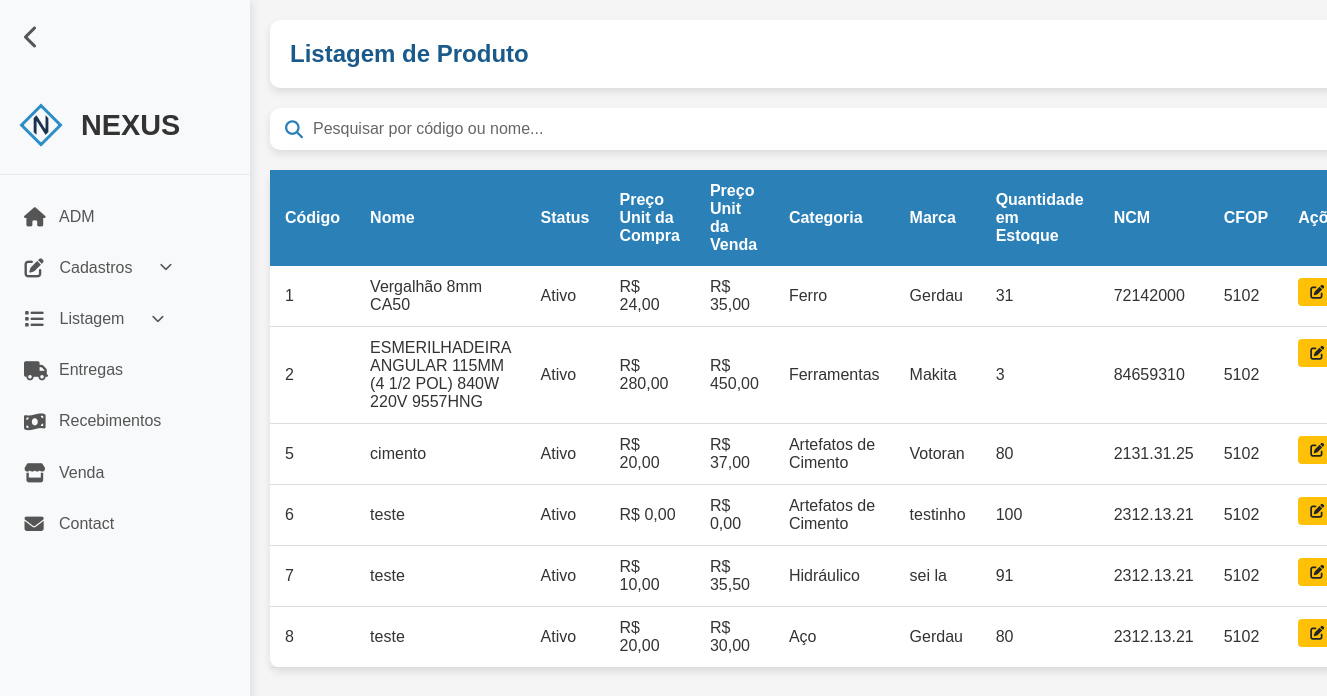
Page /produto-listar.php (signed in) on the earlier database version.
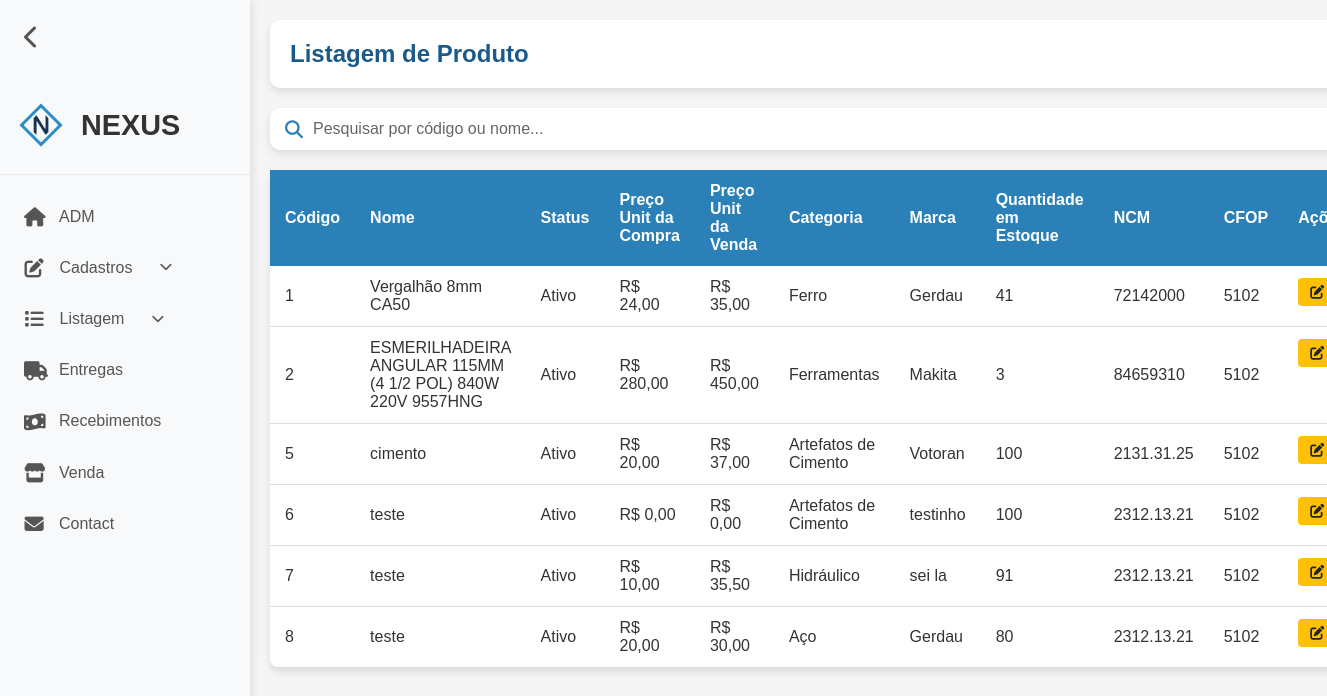
Same page on the later database version.
### tables this page shows
CREATE TABLE `produto` (
  `codigo` int(11) NOT NULL,
  `status` tinyint(1) NOT NULL DEFAULT 1,
  `nome` varchar(100) NOT NULL,
  `precoUnitarioDaCompra` double(10,2) NOT NULL,
  `precoUnitarioDaVenda` double(10,2) NOT NULL,
  `quantEstoque` int(11) NOT NULL,
  `ncm` varchar(10) NOT NULL,
  `cfop` varchar(10) NOT NULL,
  `idMarca` int(11) NOT NULL,
  `idCategoria` int(11) NOT NULL,
  `unidMedida` varchar(6) NOT NULL
);

CREATE TABLE `categoria` (
  `codigo` int(11) NOT NULL,
  `status` tinyint(1) NOT NULL DEFAULT 1,
  `nome` varchar(45) NOT NULL
);

CREATE TABLE `marca` (
  `codigo` int(11) NOT NULL,
  `status` tinyint(1) NOT NULL DEFAULT 1,
  `nome` varchar(45) NOT NULL
);

### produto-listar.php (the view, shortened to what this page needs)
<?php
require_once("conexao.php");
$textoBusca = "";
if (isset($_GET['busca']) && !empty($_GET['busca'])) {
    $textoBusca = $_GET['busca'];
    $sql = "SELECT * FROM produto
            WHERE status = 1
            AND (nome LIKE '%$textoBusca%' OR codigo LIKE '%$textoBusca%')
            ORDER BY codigo";
    $resultado = mysqli_query($conexao, $sql);
    $sqlI = "SELECT * FROM produto
             WHERE status = 0
             AND (nome LIKE '%$textoBusca%' OR codigo LIKE '%$textoBusca%')
             ORDER BY codigo";
} else {
    $sql = "SELECT * FROM produto WHERE status = 1 ORDER BY codigo";
    $resultado = mysqli_query($conexao, $sql);
}
?>
<!DOCTYPE html>
<html lang="pt-BR">
<head>
    <link rel="stylesheet" href="assets/css/listar.css">
    <link rel="stylesheet" href="assets/css/reset.css">
    <link rel="stylesheet" href="assets/css/header.css">
    <link rel="stylesheet" href="https://cdnjs.cloudflare.com/ajax/libs/font-awesome/6.4.0/css/all.min.css">
</head>
<body>
    <?php require_once("header.php"); ?>
    <div class="container">
        <div class="card">
            <div class="card-body">
                <h5 class="title">
                    Listagem de Produto
                </h5>
            </div>
        </div>
        <div class="search-container">
            <form method="GET">
                <div class="search-box">
                    <i class="fas fa-search"></i>
                    <input type="text" id="searchInput" placeholder="Pesquisar por código ou nome..." name="busca" value="<?= $textoBusca ?>">
                </div>
            </form>
        </div>
        <table class="table-container">
            <thead>
                <tr>
                    <th scope="col">Código</th>
                    <th scope="col">Nome</th>
                    <th scope="col">Status</th>
                    <th scope="col">Preço Unit da Compra</th>
                    <th scope="col">Preço Unit da Venda</th>
                    <th scope="col">Categoria</th>
                    <th scope="col">Marca</th>
                    <th scope="col">Quantidade em Estoque</th>
                    <th scope="col">NCM</th>
                    <th scope="col">CFOP</th>
                    <th scope="col">Ações</th>
                </tr>
            </thead>
            <tbody>
                <?php
                while($linha = mysqli_fetch_assoc($resultado) ) { ?>
                <tr>
                    <td><?= $linha['codigo'] ?></td>
                    <td><?= $linha['nome'] ?></td>
                    <td><?= $linha['status'] == 1 ? 'Ativo' : 'Inativo' ?></td>
                    <td><?= "R$ " . number_format($linha['precoUnitarioDaCompra'], 2, ',', '.') ?></td>
                    <td><?= "R$ " . number_format($linha['precoUnitarioDaVenda'], 2, ',', '.') ?></td>
                    <td>
                        <?php
                            $sqlC = "SELECT nome FROM categoria WHERE codigo = " . $linha['idCategoria'];
                            $resultC = mysqli_query($conexao, $sqlC);
                            $rowC = mysqli_fetch_assoc($resultC);
                            echo $rowC['nome'];
                        ?>
                    </td>
                    <td>
                    <?php
                        $sqlM = "SELECT nome FROM marca WHERE codigo = " . $linha['idMarca'];
                        $resultM = mysqli_query($conexao, $sqlM);
                        $rowM = mysqli_fetch_assoc($resultM);
                        echo $rowM['nome'];
                    ?>
                    </td>
                    <td><?= $linha['quantEstoque'] ?></td>
                    <td><?= $linha['ncm'] ?></td>
                    <td><?= $linha['cfop'] ?></td>
                    <td class="actions">
                        <a href="produto-alterar.php?codigo=<?= $linha['codigo']?>" class="btn btn-warning">
                            <i class="fas fa-solid fa-pen-to-square"></i>Alterar</a>
                    </td>
                </tr>
                <?php } ?>
            </tbody>
        </table>
    </div>
</body>
</html>

Differences in the rows shown:
changed produto "Vergalhão 8mm CA50": quantEstoque "31" → "41"
changed produto "cimento": quantEstoque "80" → "100"
